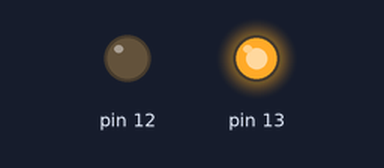
The sketch below on a simulated Arduino Uno, built with avr-gcc and run on an emulated ATmega328P. Shown: output pins drawn as LEDs (lit = HIGH).

Above: at 0.2 s.
At 5.4 s:
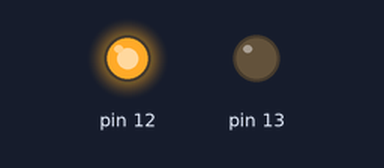
At 7.4 s:
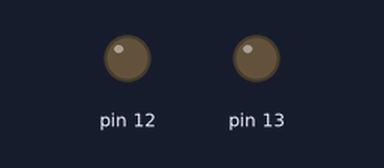
Timing chart, 0 to 10.4 s (numbered marks = the images above):
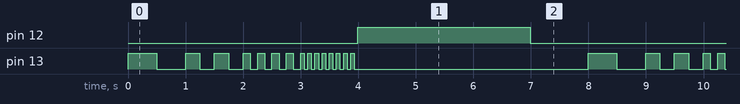

The sketch:

alg_b.ino
```cpp
//VARIAVEIS
int passo;
int laco;
int intervalo;

void setup(){
  pinMode(12, OUTPUT);
  pinMode(13, OUTPUT);
}

void loop(){
  intervalo = 500; //INTERVALO ORIGINAL
  passo = 1; // SETA O PASSO PARA 1, PARA RECOMEÇAR A SEQUENCIA
  while(passo <= 8){
    laco = 0; //SETA O LAÇO PARA 0 E RECOMEÇA AS SAIDAS
    while(laco < passo){
        digitalWrite(13, HIGH);
        delay(intervalo);
        digitalWrite(13, LOW);
        delay(intervalo);
        laco++; //SOMA AO LAÇO PARA CONCLUIR O LAÇO NO Nº CORRETO
    }

    intervalo = intervalo / 2; //REDUZ  O INTERVALO PARA A METADE
    passo *= 2; //DOBRA O Nº DE PASSOS
  }
  //FINAL
  digitalWrite(12, HIGH);
  delay(3000);
  digitalWrite(12, LOW);
  digitalWrite(13, LOW);
  delay(1000);

}
```

Measured:
- by itself, pin 12: alternates HIGH for 3.0 s and LOW for 5.0 s
- by itself, pin 13: moves between LOW and HIGH, repeating every 8.0 s
- by itself, everything shown: repeats every 8.0 s, in 32 steps
